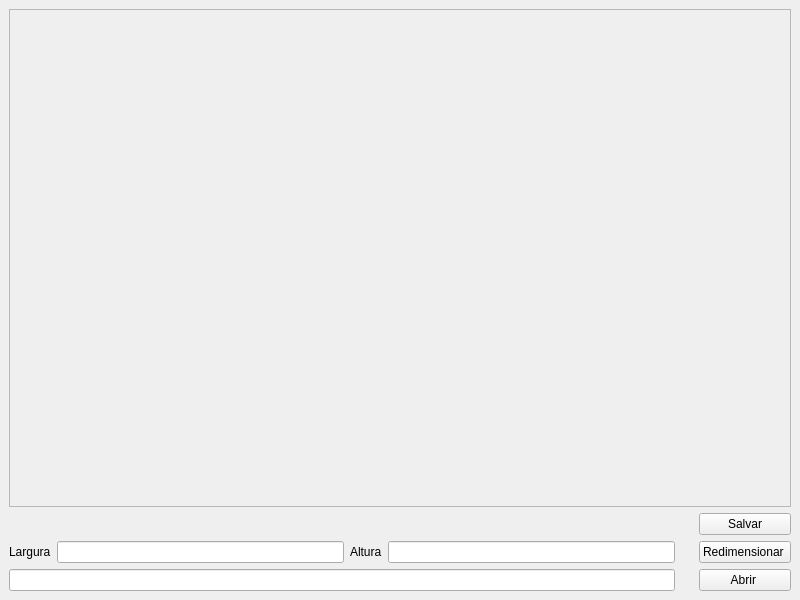
<?xml version="1.0" encoding="UTF-8"?>
<ui version="4.0">
 <class>MainWindow</class>
 <widget class="QMainWindow" name="MainWindow">
  <property name="geometry">
   <rect>
    <x>0</x>
    <y>0</y>
    <width>800</width>
    <height>600</height>
   </rect>
  </property>
  <property name="windowTitle">
   <string>MainWindow</string>
  </property>
  <widget class="QWidget" name="centralwidget">
   <layout class="QGridLayout" name="gridLayout">
    <item row="3" column="3">
     <widget class="QLineEdit" name="inputaltura"/>
    </item>
    <item row="1" column="7">
     <widget class="QPushButton" name="btnsalvar">
      <property name="text">
       <string>Salvar</string>
      </property>
     </widget>
    </item>
    <item row="0" column="0" colspan="8">
     <widget class="QScrollArea" name="scrollArea">
      <property name="widgetResizable">
       <bool>true</bool>
      </property>
      <widget class="QWidget" name="scrollAreaWidgetContents">
       <property name="geometry">
        <rect>
         <x>0</x>
         <y>0</y>
         <width>780</width>
         <height>493</height>
        </rect>
       </property>
       <layout class="QGridLayout" name="gridLayout_2">
        <item row="0" column="0">
         <widget class="QLabel" name="label">
          <property name="text">
           <string/>
          </property>
         </widget>
        </item>
       </layout>
      </widget>
     </widget>
    </item>
    <item row="3" column="1">
     <widget class="QLineEdit" name="inpurlargura"/>
    </item>
    <item row="3" column="2">
     <widget class="QLabel" name="label_3">
      <property name="text">
       <string>Altura</string>
      </property>
     </widget>
    </item>
    <item row="3" column="7">
     <widget class="QPushButton" name="btnredimensionar">
      <property name="text">
       <string>Redimensionar </string>
      </property>
     </widget>
    </item>
    <item row="5" column="7">
     <widget class="QPushButton" name="btnabrir">
      <property name="text">
       <string>Abrir </string>
      </property>
     </widget>
    </item>
    <item row="3" column="0">
     <widget class="QLabel" name="label_2">
      <property name="text">
       <string>Largura</string>
      </property>
     </widget>
    </item>
    <item row="5" column="0" colspan="4">
     <widget class="QLineEdit" name="inputabrir"/>
    </item>
   </layout>
  </widget>
 </widget>
 <resources/>
 <connections/>
</ui>
